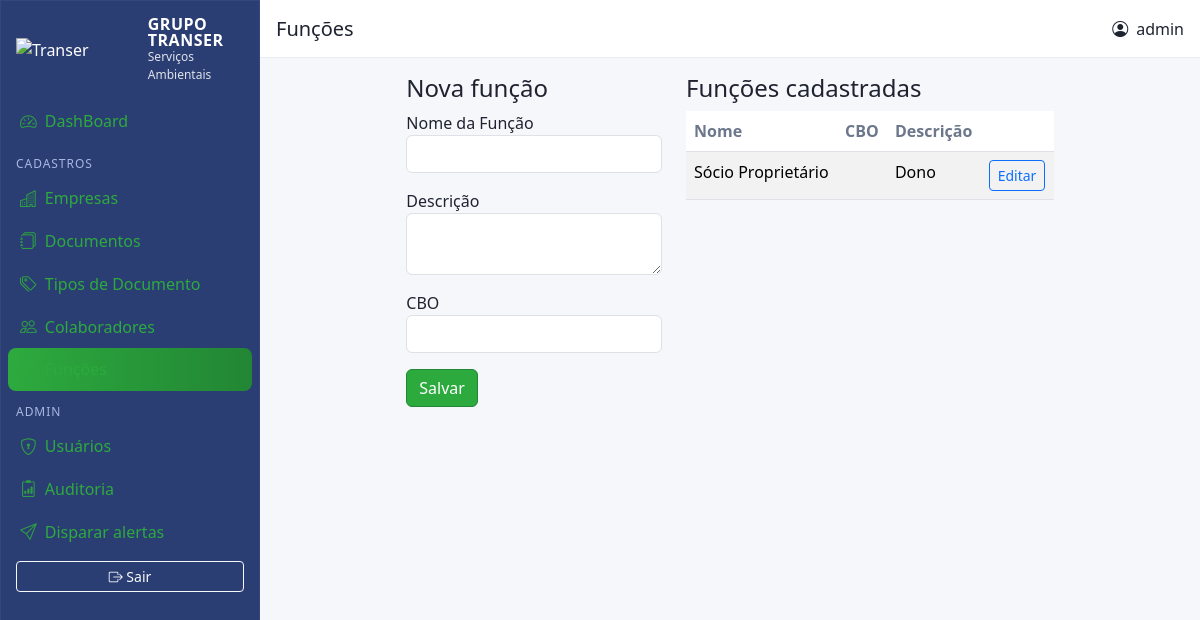
The app's page /rh/funcoes (signed in) with its own data.
### models.py (models this page shows, shortened)
class TimestampMixin:
    created_at = db.Column(db.DateTime, default=datetime.utcnow)
    updated_at = db.Column(db.DateTime, default=datetime.utcnow, onupdate=datetime.utcnow)

class User(UserMixin, TimestampMixin, db.Model):
    id = db.Column(db.Integer, primary_key=True)
    username = db.Column(db.String(80), unique=True, nullable=False)
    password_hash = db.Column(db.String(255), nullable=False)
    role = db.Column(db.String(20), default="user")
    active = db.Column(db.Boolean, default=True)

class Function(TimestampMixin, db.Model):
    id = db.Column(db.Integer, primary_key=True)
    nome = db.Column(db.String(100), nullable=False, unique=True)
    descricao = db.Column(db.String(255))
    cbo = db.Column(db.String(20))

### blueprints/hr/routes.py (the view, shortened to what this page needs)
@hr_bp.route("/funcoes", methods=["GET","POST"])
@login_required
def functions():
    form = FunctionForm()
    funcoes = Function.query.order_by(Function.nome).all()
    return render_template("hr/functions.html", form=form, funcoes=funcoes)

### forms.py
class FunctionForm(FlaskForm):
    nome = StringField("Nome da Função", validators=[DataRequired()])
    descricao = TextAreaField("Descrição", validators=[Optional()])
    cbo = StringField("CBO", validators=[Optional()])
    submit = SubmitField("Salvar")

### models.py (called while the page is built)
@login_manager.user_loader
def load_user(user_id):
    return User.query.get(int(user_id))

### templates/hr/functions.html (shortened to what this page needs)
{% extends 'base.html' %}
{% block page_title %}<h5 class="m-0">Funções</h5>{% endblock %}
{% block content %}
<div class="row">
  <div class="col-md-5">
    {% if edit_id %}<h4>Editar função</h4>{% else %}<h4>Nova função</h4>{% endif %}
    <form method="post">
      <div class="mb-3">{{ form.nome.label }} {{ form.nome(class_='form-control') }}</div>
      <div class="mb-3">{{ form.descricao.label }} {{ form.descricao(class_='form-control') }}</div>
      <div class="mb-3">{{ form.cbo.label }} {{ form.cbo(class_='form-control') }}</div>
      <button class="btn btn-primary">Salvar</button>
    </form>
  </div>
  <div class="col-md-7">
    <h4>Funções cadastradas</h4>
    <table class="table table-striped">
      <thead><tr><th>Nome</th><th>CBO</th><th>Descrição</th><th></th></tr></thead>
      <tbody>
      {% for f in funcoes %}
        <tr><td>{{ f.nome }}</td><td>{{ f.cbo }}</td><td>{{ f.descricao }}</td><td><a class='btn btn-sm btn-outline-primary' href='{{ url_for('rh.functions_edit', func_id=f.id) }}'>Editar</a></td></tr>
      {% endfor %}
      </tbody>
    </table>
  </div>
</div>
{% endblock %}

### templates/base.html (shortened to what this page needs)
<!doctype html>
<html lang="pt-br">
<head>
  <link href="https://cdn.jsdelivr.net/npm/bootstrap@5.3.3/dist/css/bootstrap.min.css" rel="stylesheet">
  <link href="https://cdn.jsdelivr.net/npm/bootstrap-icons@1.11.3/font/bootstrap-icons.css" rel="stylesheet">
  <link href="{{ url_for('static', filename='css/style.css') }}" rel="stylesheet">
</head>
<body>
<div class="app-shell">
  <aside class="sidebar d-flex flex-column">
    <div class="brand px-3 py-3 d-flex align-items-center gap-2">
      <img src="{{ url_for('static', filename='img/logo.png') }}" alt="Transer" class="brand-logo">
      <div class="brand-text">
        <div class="brand-title">GRUPO TRANSER</div>
        <div class="brand-sub">Serviços Ambientais</div>
      </div>
    </div>
    <nav class="nav flex-column px-2">
      <a href="{{ url_for('main.index') }}" class="nav-link {% if request.endpoint=='main.index' %}active{% endif %}">
        <i class="bi bi-speedometer2"></i> DashBoard
      </a>
      <div class="nav-section">Cadastros</div>
      <a href="{{ url_for('companies.list') }}" class="nav-link {% if request.blueprint=='companies' %}active{% endif %}"><i class="bi bi-buildings"></i> Empresas</a>
      <a href="{{ url_for('documents.list') }}" class="nav-link {% if request.blueprint=='documents' and request.endpoint!='documents.types' %}active{% endif %}"><i class="bi bi-journals"></i> Documentos</a>
      <a href="{{ url_for('documents.types') }}" class="nav-link {% if request.endpoint=='documents.types' %}active{% endif %}"><i class="bi bi-tags"></i> Tipos de Documento</a>
      <a href="{{ url_for('rh.employees_list') }}" class="nav-link {% if request.endpoint=='rh.employees_list' %}active{% endif %}"><i class="bi bi-people"></i> Colaboradores</a>
      <a href="{{ url_for('rh.functions') }}" class="nav-link {% if request.endpoint=='rh.functions' %}active{% endif %}"><i class="bi bi-person-vcard"></i> Funções</a>
      {% if current_user.is_authenticated and current_user.role == 'admin' %}
      <div class="nav-section">Admin</div>
      <a href="{{ url_for('auth.users_list') }}" class="nav-link {% if request.endpoint=='auth.users_list' %}active{% endif %}"><i class="bi bi-shield-lock"></i> Usuários</a>
      <a href="{{ url_for('admin.audit') }}" class="nav-link {% if request.endpoint=='admin.audit' %}active{% endif %}"><i class="bi bi-clipboard2-data"></i> Auditoria</a>
      <a href="{{ url_for('admin.trigger_alerts') }}" class="nav-link"><i class="bi bi-send"></i> Disparar alertas</a>
      {% endif %}
      <div class="mt-auto p-2"><a href="{{ url_for('auth.logout') }}" class="btn btn-sm btn-outline-light w-100"><i class="bi bi-box-arrow-right"></i> Sair</a></div>
    </nav>
  </aside>
  <section class="content">
    <header class="topbar d-flex justify-content-between align-items-center px-3">
      <div class="page-title">{% block page_title %}{% endblock %}</div>
      <div class="user-info d-flex align-items-center gap-2"><i class="bi bi-person-circle"></i> {{ current_user.username }}</div>
    </header>
    <main class="page px-3 py-3">
      {% block content %}{% endblock %}
    </main>
  </section>
</div>
</body>
</html>

### static/css/style.css (style rules this page uses)
:root { --navy:#2B3E73;--navy-700:#22345F;--green:#2DAA3E;--green-700:#228634;--bg:#f5f7fb;--text:#1f2330;--muted:#6c778c; }
body { background-color:var(--bg);color:var(--text) }
.app-shell { display:flex;min-height:100vh }
.sidebar { width:260px;background:var(--navy);color:#fff;position:sticky;top:0;height:100vh;box-shadow:0 0 0 1px rgba(255,255,255,.05) inset }
.brand-logo { width:180px;max-height:56px;height:auto;object-fit:contain }
.brand-title { font-weight:700;letter-spacing:.5px;line-height:1 }
.brand-sub { font-size:.75rem;opacity:.85 }
.sidebar .nav-link { color:#dfe7ff;border-radius:8px;padding:.55rem .75rem;display:flex;gap:.5rem;align-items:center;font-weight:500;transition:background .15s ease,transform .05s ease }
.sidebar .nav-link i { font-size:1.05rem;opacity:.9 }
.sidebar .nav-link.active { background:linear-gradient(90deg,var(--green),var(--green-700));color:#fff }
.nav-section { color:#a8b7e1;font-size:.75rem;text-transform:uppercase;letter-spacing:.08em;margin:.75rem .5rem .25rem }
.content { flex:1;display:flex;flex-direction:column }
.topbar { height:58px;background:#fff;border-bottom:1px solid #e6ebf5 }
.page { max-width:1300px;margin:0 auto }
.table thead th { color:var(--muted);font-weight:600 }
a:not(.btn),.link-primary,.text-primary { color:var(--green)!important }
.btn-primary { background-color:var(--green);border-color:var(--green-700);color:#fff }

### records on screen
User: username "admin"
Function: nome "Sócio Proprietário", descricao "Dono"
